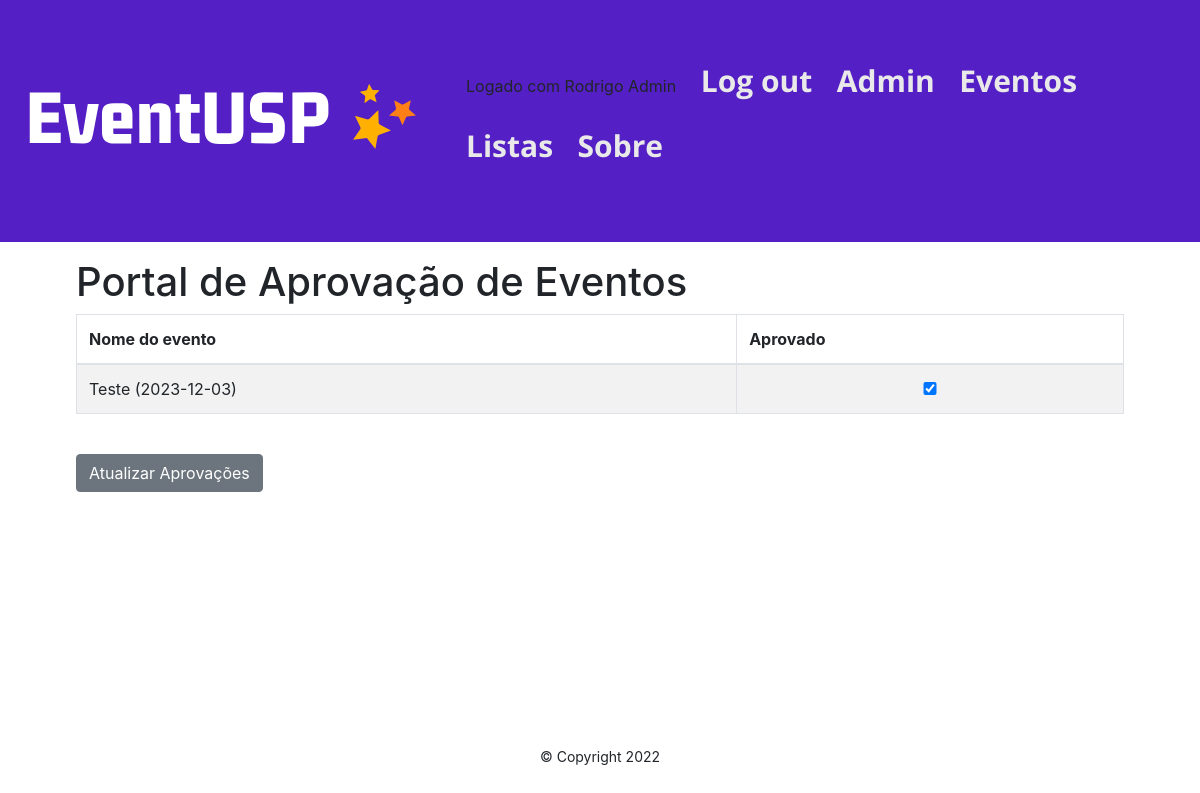
Before: /events/admin_approval (signed in) with the older database file.
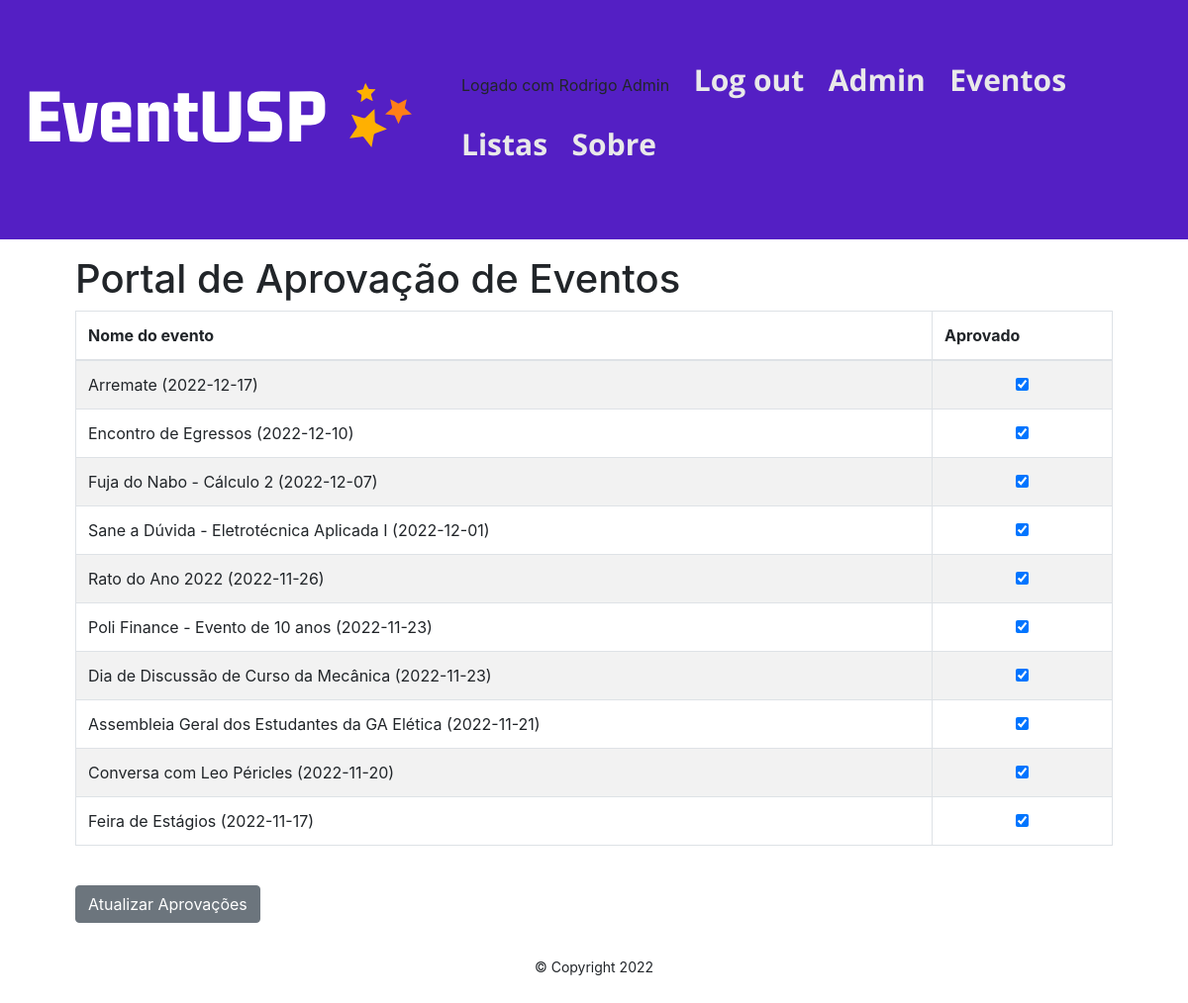
After: the same page with the newer database file.
### events/models.py (models this page shows)
class Event(models.Model):
    name = models.CharField(max_length=50)
    date = models.DateField('data', null=True, blank=True)
    time = models.TimeField('tempo', null=True, blank=True)
    duration = models.TimeField('duracao', null=True, blank=True)
    place = models.CharField(max_length=50)
    description = models.TextField(max_length=1500)
    summary = models.TextField(max_length=500)
    max_participants = models.IntegerField()
    event_photo_url = models.URLField(max_length=200, null=True)
    approved = models.BooleanField('Aprovado', default=True)
    formato = models.ForeignKey(
            Formato,
            on_delete=models.CASCADE,
        )
    tema = models.ForeignKey(
            Tema,
            on_delete=models.CASCADE,
        )
    tipo_organizacao = models.ForeignKey(
            TipoOrganizacao,
            on_delete=models.CASCADE,
        )
    promotor = models.ForeignKey(
            Promotor,
            on_delete=models.CASCADE,
        )
    favorito = models.ManyToManyField(User, related_name='favorito', blank=True)
    def __str__(self):
        return f'{self.name} ({self.date})'

### events/views.py (the view)
# urls.py: path('admin_approval', views.admin_approval, name='admin_approval'),
@user_passes_test(lambda u: u.is_superuser)
def admin_approval(request):
    event_list = Event.objects.all().order_by('-date')
    if request.method == "POST":
        id_list = request.POST.getlist('boxes')
        event_list.update(approved=False)
        for x in id_list:
            Event.objects.filter(pk=int(x)).update(approved=True)
        return HttpResponseRedirect(reverse('events:admin_approval'))
    else:
        return render(request, 'events/admin_approval.html', {"event_list":event_list})

### events/templates/events/admin_approval.html (shortened to what this page needs)
{% extends 'base.html' %}
{% block content %}
<h1>Portal de Aprovação de Eventos</h1>
<form action="" method=POST>
<table class="table table-striped table-hover table-bordered">
    <thead>
        <tr>
            <th scope="col">Nome do evento</th>
            <th scope="col">Aprovado</th>
        </tr>
    </thead>
    <tbody>
        {% for event in event_list %}
            <tr>
                <td> {{ event }} </td>
                <td>
                    {% if event.approved %}
                    <div class="form-check">
                        <input class="form-check-input" type="checkbox"
                            checked="checked" value = {{event.id}} name="boxes">
                    </div>
                    {% else %}
                    <div class="form-check">
                        <input class="form-check-input" type="checkbox"
                             value = {{event.id}} named="boxes">
                    </div>
                    {% endif %}
                </td>
        {% endfor %}
    </tbody>
</table>
<br>
<button class="btn btn-secondary" type="submit">Atualizar Aprovações</button>
{% endblock content %}

Changed rows visible on the page:
removed Event: name+date "Teste (2023-12-03)"
added Event: name+date "Arremate (2022-12-17)"
added Event: name+date "Encontro de Egressos (2022-12-10)"
added Event: name+date "Fuja do Nabo - Cálculo 2 (2022-12-07)"
added Event: name+date "Sane a Dúvida - Eletrotécnica Aplicada I (2022-12-01)"
added Event: name+date "Rato do Ano 2022 (2022-11-26)"
added Event: name+date "Poli Finance - Evento de 10 anos (2022-11-23)"
added Event: name+date "Dia de Discussão de Curso da Mecânica (2022-11-23)"
added Event: name+date "Assembleia Geral dos Estudantes da GA Elética (2022-11-21)"
added Event: name+date "Conversa com Leo Péricles (2022-11-20)"
added Event: name+date "Feira de Estágios (2022-11-17)"
